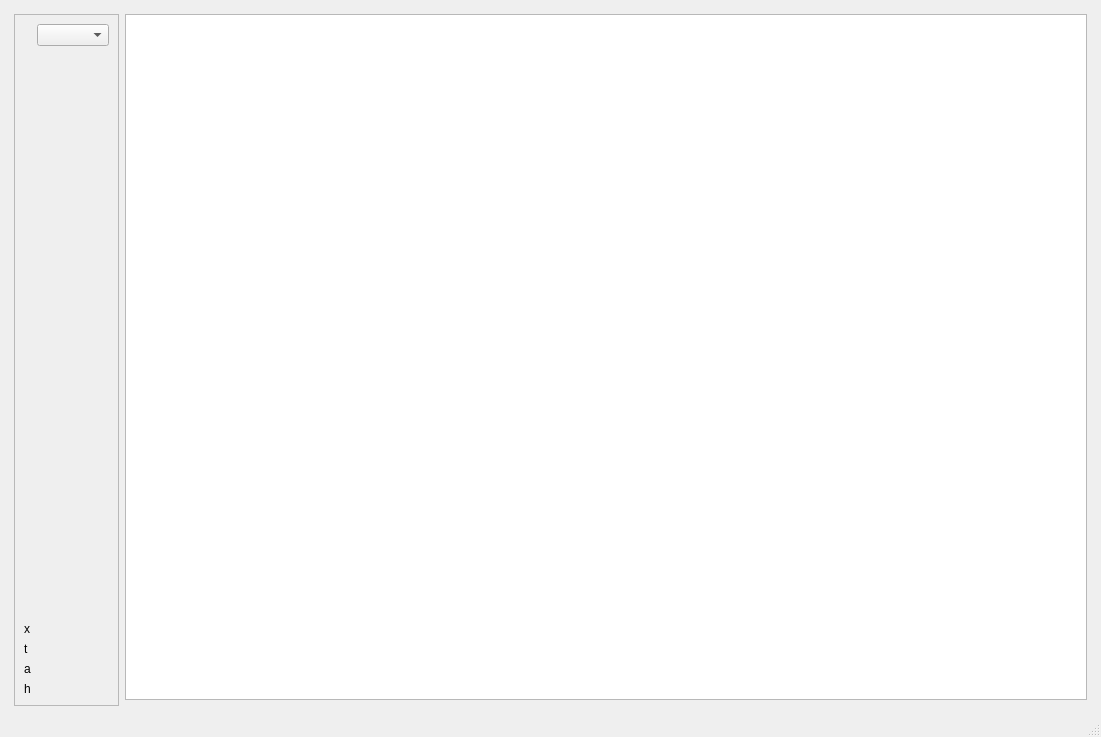
<?xml version="1.0" encoding="UTF-8"?>
<ui version="4.0">
 <class>MainWindow</class>
 <widget class="QMainWindow" name="MainWindow">
  <property name="geometry">
   <rect>
    <x>0</x>
    <y>0</y>
    <width>1101</width>
    <height>737</height>
   </rect>
  </property>
  <property name="windowTitle">
   <string>MainWindow</string>
  </property>
  <widget class="QWidget" name="centralwidget">
   <layout class="QGridLayout" name="gridLayout">
    <item row="1" column="1" rowspan="2">
     <widget class="QFrame" name="frame_seismic">
      <property name="minimumSize">
       <size>
        <width>100</width>
        <height>0</height>
       </size>
      </property>
      <property name="maximumSize">
       <size>
        <width>120</width>
        <height>16777215</height>
       </size>
      </property>
      <property name="frameShape">
       <enum>QFrame::StyledPanel</enum>
      </property>
      <property name="frameShadow">
       <enum>QFrame::Raised</enum>
      </property>
      <layout class="QGridLayout" name="gridLayout_2">
       <item row="3" column="1">
        <widget class="QLabel" name="label_x">
         <property name="minimumSize">
          <size>
           <width>70</width>
           <height>0</height>
          </size>
         </property>
         <property name="maximumSize">
          <size>
           <width>80</width>
           <height>20</height>
          </size>
         </property>
         <property name="text">
          <string/>
         </property>
        </widget>
       </item>
       <item row="1" column="1">
        <widget class="QComboBox" name="comboBox"/>
       </item>
       <item row="4" column="0">
        <widget class="QLabel" name="label_txt_t">
         <property name="maximumSize">
          <size>
           <width>10</width>
           <height>20</height>
          </size>
         </property>
         <property name="text">
          <string>t</string>
         </property>
        </widget>
       </item>
       <item row="2" column="1">
        <spacer name="verticalSpacer_2">
         <property name="orientation">
          <enum>Qt::Vertical</enum>
         </property>
         <property name="sizeHint" stdset="0">
          <size>
           <width>20</width>
           <height>40</height>
          </size>
         </property>
        </spacer>
       </item>
       <item row="6" column="0">
        <widget class="QLabel" name="label_txt_h">
         <property name="maximumSize">
          <size>
           <width>10</width>
           <height>20</height>
          </size>
         </property>
         <property name="text">
          <string>h</string>
         </property>
        </widget>
       </item>
       <item row="5" column="1">
        <widget class="QLabel" name="label_amp">
         <property name="minimumSize">
          <size>
           <width>70</width>
           <height>0</height>
          </size>
         </property>
         <property name="maximumSize">
          <size>
           <width>80</width>
           <height>20</height>
          </size>
         </property>
         <property name="text">
          <string/>
         </property>
        </widget>
       </item>
       <item row="3" column="0">
        <widget class="QLabel" name="label_txt_x">
         <property name="maximumSize">
          <size>
           <width>10</width>
           <height>20</height>
          </size>
         </property>
         <property name="text">
          <string>x</string>
         </property>
        </widget>
       </item>
       <item row="4" column="1">
        <widget class="QLabel" name="label_t">
         <property name="minimumSize">
          <size>
           <width>70</width>
           <height>0</height>
          </size>
         </property>
         <property name="maximumSize">
          <size>
           <width>80</width>
           <height>20</height>
          </size>
         </property>
         <property name="text">
          <string/>
         </property>
        </widget>
       </item>
       <item row="5" column="0">
        <widget class="QLabel" name="label_txt_amp">
         <property name="maximumSize">
          <size>
           <width>10</width>
           <height>20</height>
          </size>
         </property>
         <property name="text">
          <string>a</string>
         </property>
        </widget>
       </item>
       <item row="6" column="1">
        <widget class="QLabel" name="label_h">
         <property name="minimumSize">
          <size>
           <width>70</width>
           <height>0</height>
          </size>
         </property>
         <property name="maximumSize">
          <size>
           <width>80</width>
           <height>20</height>
          </size>
         </property>
         <property name="text">
          <string/>
         </property>
        </widget>
       </item>
      </layout>
     </widget>
    </item>
    <item row="0" column="2">
     <spacer name="verticalSpacer">
      <property name="orientation">
       <enum>Qt::Vertical</enum>
      </property>
      <property name="sizeType">
       <enum>QSizePolicy::Fixed</enum>
      </property>
      <property name="sizeHint" stdset="0">
       <size>
        <width>20</width>
        <height>5</height>
       </size>
      </property>
     </spacer>
    </item>
    <item row="1" column="2">
     <widget class="PlotWidget" name="plotItem_slice"/>
    </item>
    <item row="1" column="3">
     <spacer name="horizontalSpacer">
      <property name="orientation">
       <enum>Qt::Horizontal</enum>
      </property>
      <property name="sizeType">
       <enum>QSizePolicy::Maximum</enum>
      </property>
      <property name="sizeHint" stdset="0">
       <size>
        <width>5</width>
        <height>17</height>
       </size>
      </property>
     </spacer>
    </item>
    <item row="1" column="0">
     <spacer name="horizontalSpacer_3">
      <property name="orientation">
       <enum>Qt::Horizontal</enum>
      </property>
      <property name="sizeType">
       <enum>QSizePolicy::Fixed</enum>
      </property>
      <property name="sizeHint" stdset="0">
       <size>
        <width>5</width>
        <height>20</height>
       </size>
      </property>
     </spacer>
    </item>
   </layout>
  </widget>
  <widget class="QMenuBar" name="menubar">
   <property name="geometry">
    <rect>
     <x>0</x>
     <y>0</y>
     <width>1101</width>
     <height>22</height>
    </rect>
   </property>
  </widget>
  <widget class="QStatusBar" name="statusbar"/>
 </widget>
 <customwidgets>
  <customwidget>
   <class>PlotWidget</class>
   <extends>QGraphicsView</extends>
   <header>pyqtgraph</header>
  </customwidget>
 </customwidgets>
 <resources/>
 <connections/>
</ui>
